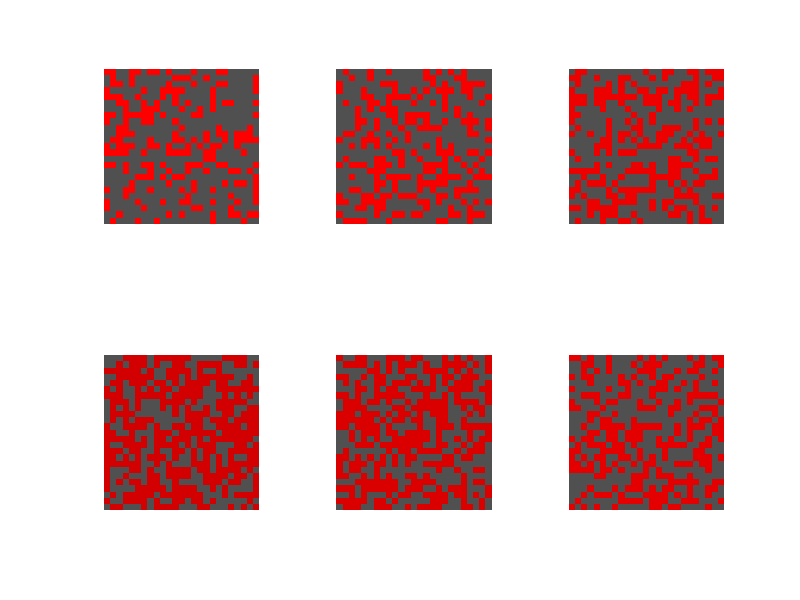

This chart was generated by the following MATLAB code:
im = zeros(25,25,3);
im(:,:,1) = 1;
imshow(im)

%pct = [0.2 0.3 0.5 0.7 0.80];
pct = [1 2 3 5 6 7]/8;
pct = repmat(pct,1,1);

for p = 1:length(pct)
    
    im1 = im;
    
    if abs(pct(p)-(1/8)) < 1e-5
        figpct = 0.37;
        luminance = 1;
        plt = 1;
    elseif abs(pct(p)-(2/8)) < 1e-5
        figpct = 0.415;
        luminance = .965;
        plt = 2;
    elseif abs(pct(p)-(3/8)) < 1e-5
        figpct = 0.48;
        luminance = .93;
        plt = 3;
    elseif abs(pct(p)-(5/8)) < 1e-5
        figpct = 0.53;
        luminance = .895;
        plt = 6;
    elseif abs(pct(p)-(6/8)) < 1e-5
        figpct = 0.59;
        luminance = .86;
        plt = 5;
    elseif abs(pct(p)-(7/8)) < 1e-5
        figpct = 0.66;
        luminance = .825;
        plt = 4;
    end
    figpct = figpct-.07;
    
    while abs(sum(sum(im1(:,:,1)==1))/(size(im1(:,:,1),1)*size(im1(:,:,1),2)) - figpct) > 0.05  % - (1-pct(p))
        %do regenerate noisy figure until we are sure that we are within
        %the desired tolerance

        %im1 = imnoise(im,'salt & pepper',pct(p));
        %for a = 1:30
        %    for b = 1:30
        %        if isequal(squeeze(im1(a,b,:)),[1 0 0]')
        %            continue;
        %        else
        %            im1(a,b,:) = [0 0 1];
        %        end
        %    end
        %end
        
        %do this manually without using the image processing toolbox imnoise
        im1 = im;
        imr = im1(:,:,1);
        %imb = im1(:,:,3);
        x = rand(size(imr));
        imr(x>figpct) = 0;
        %imb(x>figpct) = 1;
        %im1(:,:,1) = imr;
        %im1(:,:,3) = imb;
        tmp = find(imr == 0);
        tmpimr = imr;
        tmpimg = zeros(size(imr));
        tmpimb = zeros(size(imr));
        tmpimr(tmp) = 80/255;
        tmpimg(tmp) = 80/255;
        tmpimb(tmp) = 80/255;
        im1 = cat(3,tmpimr,tmpimg,tmpimb);
        
    end
    
    tmpimr = squeeze(im1(:,:,1));
    tmpimr(tmpimr == 1) = luminance;
    im1(:,:,1) = tmpimr;
    
    p1 = strrep(num2str(pct(p)),'0.','');
    if length(p1) == 1
        p1 = [p1 '00'];
    elseif length(p1) == 2
        p1 = [p1 '0'];
    end
    p2 = strrep(num2str(1-pct(p)),'0.','');
    if length(p2) == 1
        p2 = [p2 '00'];
    elseif length(p2) == 2
        p2 = [p2 '0'];
    end
    
    fname = sprintf('_redgray%s-%sa.png',p1,p2);
    
    iadd = char('a'-1);
    tmpfname = fname;
    
    while exist(tmpfname,'file')
        iadd = char(iadd+1);
        tmpfname = strrep(fname,'a.png',[iadd '.png']);
    end
    %if strcmp(iadd,char('a'-1))
    
    fname = tmpfname;
    imwrite(im1,fname);
    
    figure(1);
    subplot(2,3,plt);
    imshow(im1);

end